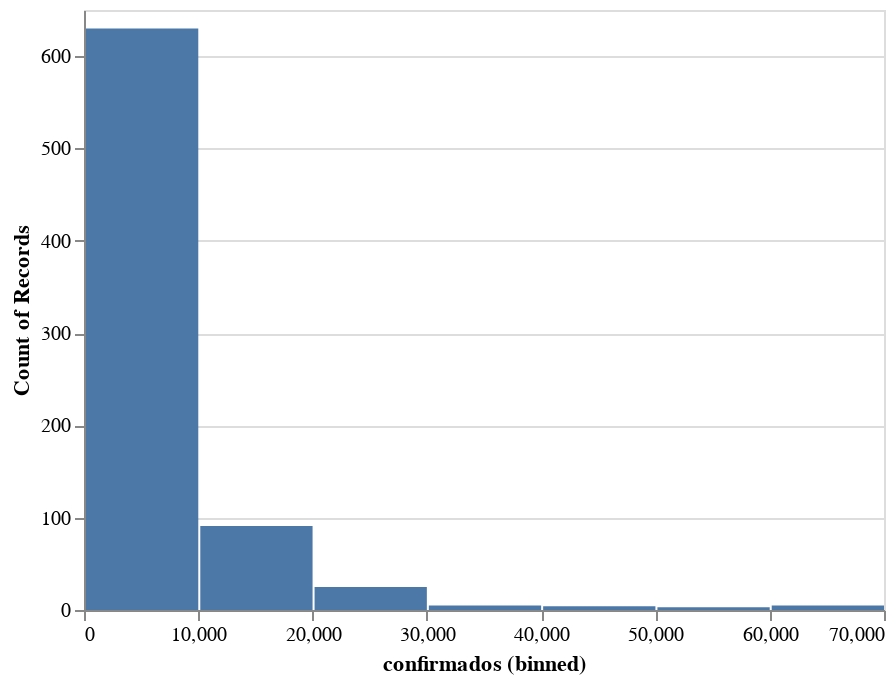

Notebook source saved alongside this figure:
### Code cell
alt.Chart(casos_tot).mark_bar().encode(
    alt.X("confirmados", bin=True),
    y='count()',
)

### Figure 1 — Vega-Lite specification as saved in the notebook (floating-point values rounded to 4 significant figures; data arrays with more than 128 entries replaced by an {"elided": "..."} marker saying what was removed)
{"config": {"view": {"continuousWidth": 400, "continuousHeight": 300}}, "data": {"name": "data-63caf690b4cd2549e7dc1b4b9d9bd165"}, "mark": "bar", "encoding": {"x": {"bin": true, "field": "confirmados", "type": "quantitative"}, "y": {"aggregate": "count", "type": "quantitative"}}, "$schema": "https://vega.github.io/schema/vega-lite/v4.17.0.json", "datasets": {"data-63caf690b4cd2549e7dc1b4b9d9bd165": {"elided": "763 records"}}}
